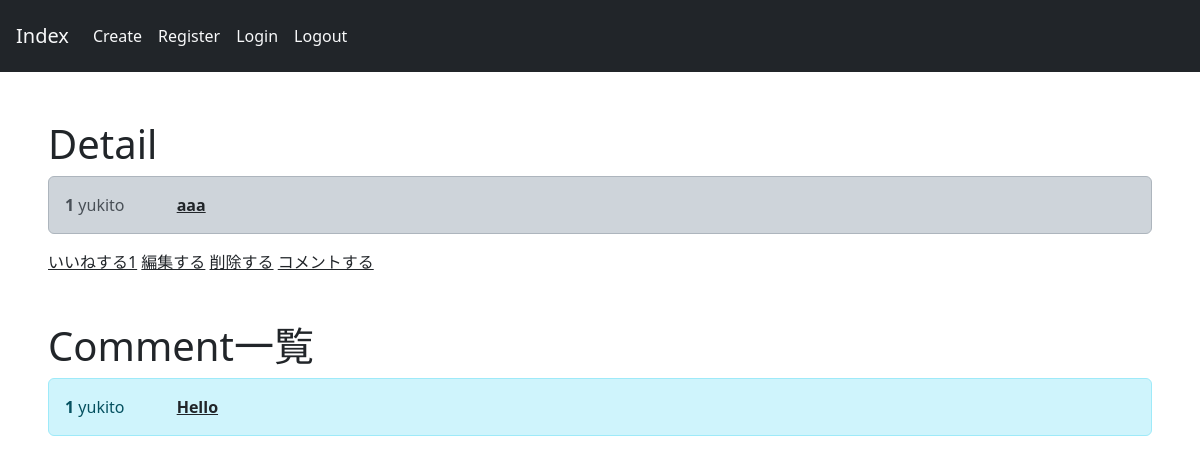
Before: /post/1 with the older database file.
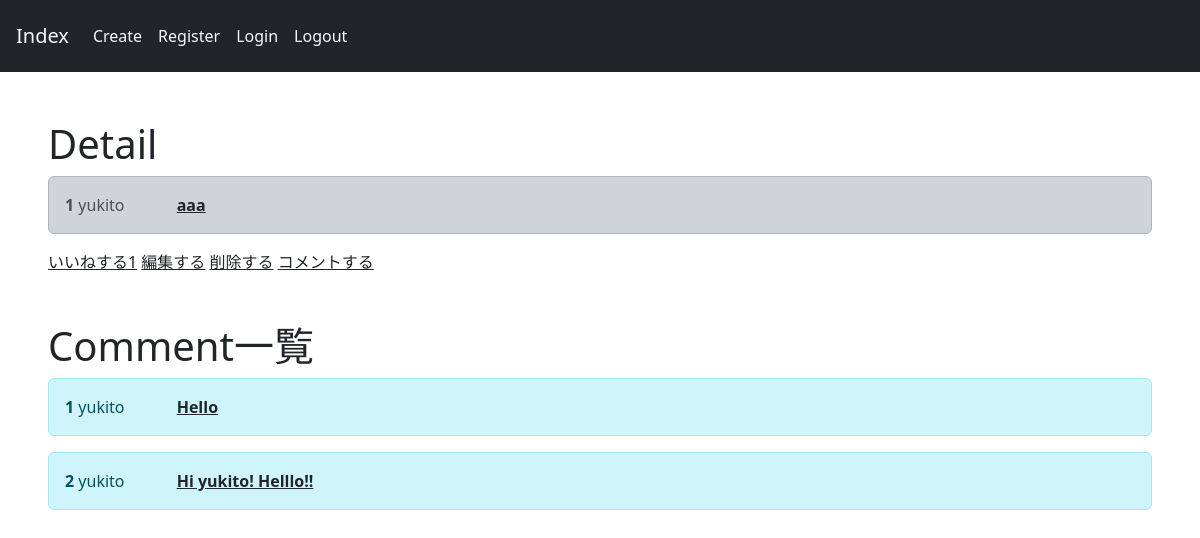
After: the same page with the newer database file.
### core/models.py (models this page shows, shortened)
class Post(models.Model):
    user=models.ForeignKey(User,on_delete=models.CASCADE)
    text=models.TextField(max_length=300)

class Comment(models.Model):
    user=models.ForeignKey(User,on_delete=models.CASCADE)
    post=models.ForeignKey(Post,on_delete=models.CASCADE)
    text=models.TextField(max_length=300)

### core/views.py (the view)
# urls.py: path('post/<int:pk>',views.detail,name='detail'),
def detail(request,pk):
    post=Post.objects.get(pk=pk)
    like_count=Like.objects.filter(post=post).count()
    comments=Comment.objects.filter(post=post)
    context={
        'p': post,
        'like_count': like_count,
        'comments': comments,
    }
    return render(request,'core/detail.html',context)

### templates/core/detail.html
{% extends 'base.html' %}
{% block content %}
<div class="m-5">
<h1>Detail</h1>
<div class="alert alert-dark " role="alert">
    <strong>{{p.id}}</strong>
    {{p.user}}
    <strong>
        <a href="" class="text-dark p-5">{{p.text}}</a>
    </strong>
</div>
<a href="{% url 'like' p.id %}" class="text-dark">いいねする{{like_count}}</a>
<a href="{% url 'update' p.id %}" class="text-dark">編集する</a>
<a href="{% url 'delete' p.id %}" class="text-dark">削除する</a>
<a href="{% url 'comment' p.id %}" class="text-dark">コメントする</a>
</div>
<div class="m-5">
<h1>Comment一覧</h1>
{% for c in comments %}
<div class="alert alert-info" role="alert">
    <strong>{{c.id}}</strong>
    {{c.user}}
    <strong>
        <a href="" class="text-dark p-5">{{c.text}}</a>
    </strong>
</div>
{% endfor %}
</div>
{% endblock content %}

### templates/base.html (shortened to what this page needs)
<!DOCTYPE html>
<html lang="en">
<head>
    <link href="https://cdn.jsdelivr.net/npm/bootstrap@5.3.0/dist/css/bootstrap.min.css" rel="stylesheet">
</head>
<body>
    {% include 'navbar.html' %}
    {% block content %}
    {% endblock content %}
</body>
</html>

### templates/navbar.html (shortened to what this page needs)
<nav class="navbar navbar-expand-lg navbar-light bg-dark p-3">
    <a class="navbar-brand text-light" href="{% url 'index' %}">Index</a>
    <div class="collapse navbar-collapse" id="navbarTogglerDemo02">
      <ul class="navbar-nav mr-auto mt-2 mt-md-0">
        <li class="nav-item active">
          <a class="nav-link text-light" href="{% url 'create' %}">Create </span></a>
        </li>
        <li class="nav-item">
          <a class="nav-link text-light" href="{% url 'register' %}">Register</a>
        </li>
        <li class="nav-item">
          <a class="nav-link text-light" href="{% url 'login' %}">Login</a>
        </li>
        <li class="nav-item">
          <a class="nav-link text-light" href="{% url 'logout' %}">Logout</a>
        </li>
      </ul>
    </div>
  </nav>

Changed rows visible on the page:
added Comment: id "2", user "yukito", text "Hi yukito! Helllo!!"
